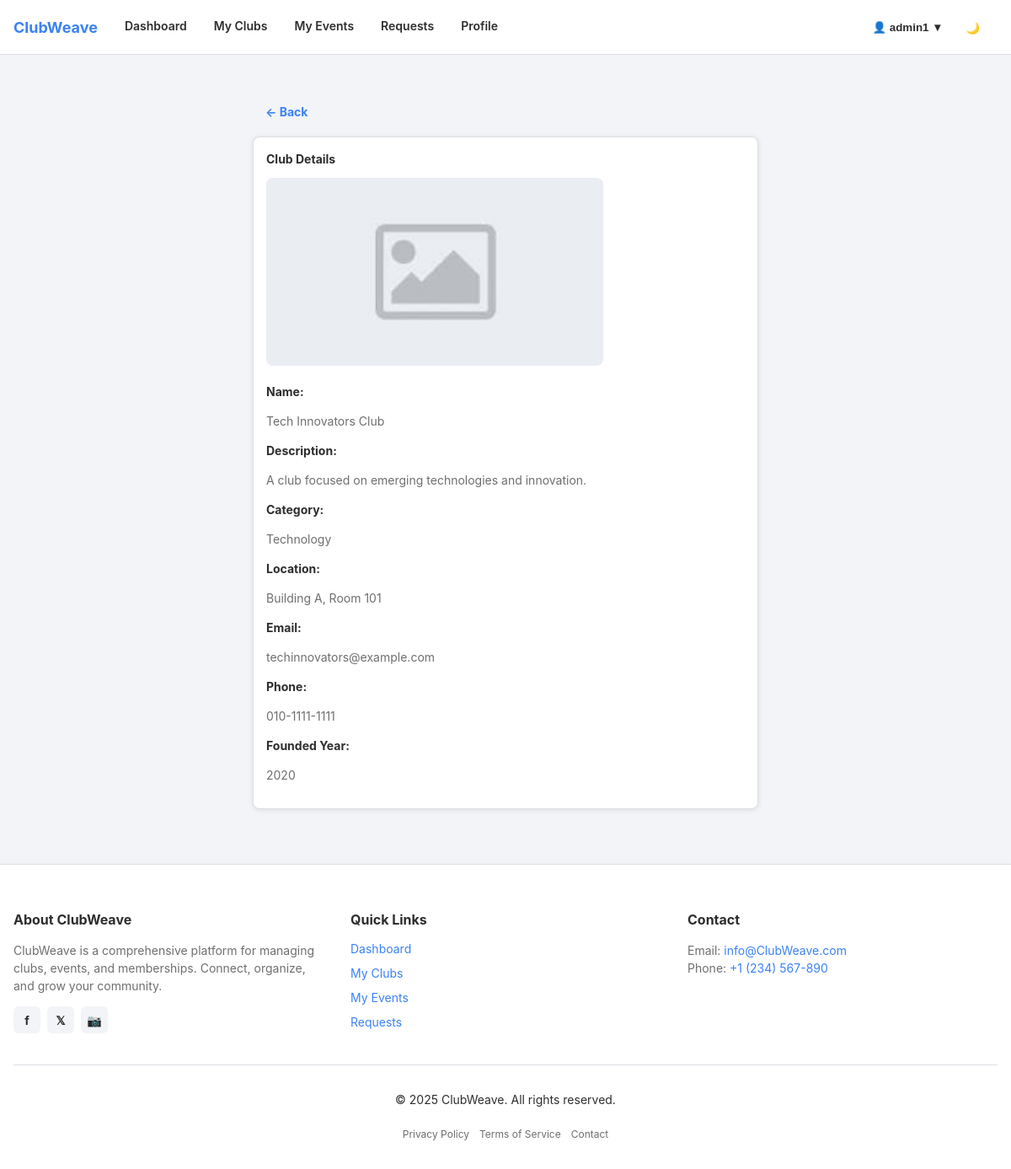
The app's page /clubadmin/view_club.php?id=33 (signed in) with its own data.
### tables this page shows
CREATE TABLE `clubs` (
  `id` int(11) NOT NULL,
  `name` varchar(100) NOT NULL,
  `description` text DEFAULT NULL,
  `category` varchar(50) DEFAULT NULL,
  `location` varchar(100) DEFAULT NULL,
  `contact_email` varchar(100) DEFAULT NULL,
  `contact_phone` varchar(20) DEFAULT NULL,
  `logo` varchar(255) DEFAULT NULL,
  `founded_year` year(4) DEFAULT NULL,
  `created_by` int(11) NOT NULL,
  `created_at` timestamp NOT NULL DEFAULT current_timestamp(),
  `updated_at` datetime DEFAULT current_timestamp() ON UPDATE current_timestamp()
);

### clubadmin/view_club.php (the view, shortened to what this page needs)
<?php
include '../includes/database.php';
include '../includes/header.php';
$user_id = $_SESSION['user_id'];
$club_id = intval($_GET['id']);
$stmt = $connection->prepare("SELECT * FROM clubs WHERE id = ? AND created_by = ?");
$stmt->bind_param("ii", $club_id, $user_id);
$stmt->execute();
$result = $stmt->get_result();
$club = $result->fetch_assoc();
$club_logo_path = !empty($club['logo']) && file_exists($club['logo'])
    ? $club['logo']
    : '../uploads/club_images/default_club.jpg';
?>
<main>
<div class="container mt-4">
    <div style="max-width: 600px; margin: 0 auto;">
        <a href="manage_clubs.php" class="btn btn-ghost mb-3">← Back</a>
        <div class="card">
            <div class="card-header">Club Details</div>
            <div class="card-body">
                <img src="<?= $club_logo_path ?>" alt="Club Logo" style="width: 100%; max-width: 400px; border-radius: 8px; margin-bottom: 20px; object-fit: cover;">
                <div class="mb-3">
                    <strong>Name:</strong>
                    <p class="text-muted"><?= htmlspecialchars($club['name']) ?></p>
                </div>
                <div class="mb-3">
                    <strong>Description:</strong>
                    <p class="text-muted"><?= htmlspecialchars($club['description']) ?></p>
                </div>
                <div class="mb-3">
                    <strong>Category:</strong>
                    <p class="text-muted"><?= htmlspecialchars($club['category']) ?></p>
                </div>
                <div class="mb-3">
                    <strong>Location:</strong>
                    <p class="text-muted"><?= htmlspecialchars($club['location']) ?></p>
                </div>
                <div class="mb-3">
                    <strong>Email:</strong>
                    <p class="text-muted"><?= htmlspecialchars($club['contact_email']) ?></p>
                </div>
                <div class="mb-3">
                    <strong>Phone:</strong>
                    <p class="text-muted"><?= htmlspecialchars($club['contact_phone']) ?></p>
                </div>
                <div class="mb-3">
                    <strong>Founded Year:</strong>
                    <p class="text-muted"><?= htmlspecialchars($club['founded_year']) ?></p>
                </div>
            </div>
        </div>
    </div>
</div>
</main>
<?php include '../includes/footer.php'; ?>

### assets/css/styles.css (style rules this page uses)
:root { --color-primary: #3b82f6; --color-primary-600: #2563eb; --color-primary-700: #1d4ed8; --color-primary-rgb: 59, 130, 246; --color-secondary: #5caab7; --color-accent: #f6c453; --text: #2d2d2d; --text-muted: #6e6e6e; --surface-1: #ffffff; --surface-2: #f2f4f7; --border-color: #dcdfe3; --success: #22c55e; --danger-hover: #ef4444; --danger: #f87171; --warning: #f4c430; --space-1: 4px; --space-2: 8px; --space-3: 12px; --space-4: 16px; --space-5: 24px; --space-6: 32px; --radius-sm: 6px; --radius-md: 8px; --radius-lg: 12px; --radius-pill: 999px; --shadow-sm: 0 6px 18px rgba(0, 0, 0, 0.05); --shadow-lg: 0 20px 40px rgba(0, 0, 0, 0.1); --font-sans: -apple-system, BlinkMacSystemFont, "Segoe UI", Roboto, "Helvetica Neue", Arial, sans-serif; --fs-xs: 12px; --fs-sm: 14px; --fs-md: 16px; --fs-lg: 20px; --fs-xl: 24px; --lh-normal: 1.5; }
* { box-sizing: border-box; }
html, body { height: 100%; margin: 0; padding: 0; }
body { font-family: var(--font-sans); color: var(--text); background: var(--surface-2); font-size: var(--fs-sm); line-height: var(--lh-normal); }
a { color: var(--color-primary); text-decoration: none; }
img { max-width: 100%; height: auto; display: block; }
.container { max-width: 1200px; margin: var(--space-6) auto; padding: 0 var(--space-4); }
.text-muted { color: var(--text-muted); }
html, body { height: 100%; margin: 0; }
body { display: flex; flex-direction: column; min-height: 100vh; }
main { flex: 1; padding: var(--space-6) var(--space-4); }
.card { background: var(--surface-1); border-radius: var(--radius-md); box-shadow: var(--shadow-sm); padding: var(--space-4); border: 1px solid var(--border-color); margin-bottom: var(--space-4); }
.card-header { font-weight: 700; margin-bottom: var(--space-3); }
.card { padding: 15px; border-radius: 8px; box-shadow: 0 1px 6px rgba(0,0,0,0.1); }
.btn { display: inline-block; padding: 6px 14px; border-radius: var(--radius-sm); font-weight: 700; cursor: pointer; transition: all 0.15s ease; border: 1px solid transparent; margin-top: 2px; margin-right: 6px; }
.btn-ghost { background: transparent; color: var(--color-primary); border: 1px solid transparent; }
.mt-4 { margin-top: var(--space-4); }
.mb-3 { margin-bottom: var(--space-3); }

### records on screen
clubs: name "Tech Innovators Club", description "A club focused on emerging technologies and innovation.", category "Technology", location "Building A, Room 101", contact_email "techinnovators@example.com", contact_phone "010-1111-1111", founded_year "2020"

### other values on screen
$user_name "admin1"
